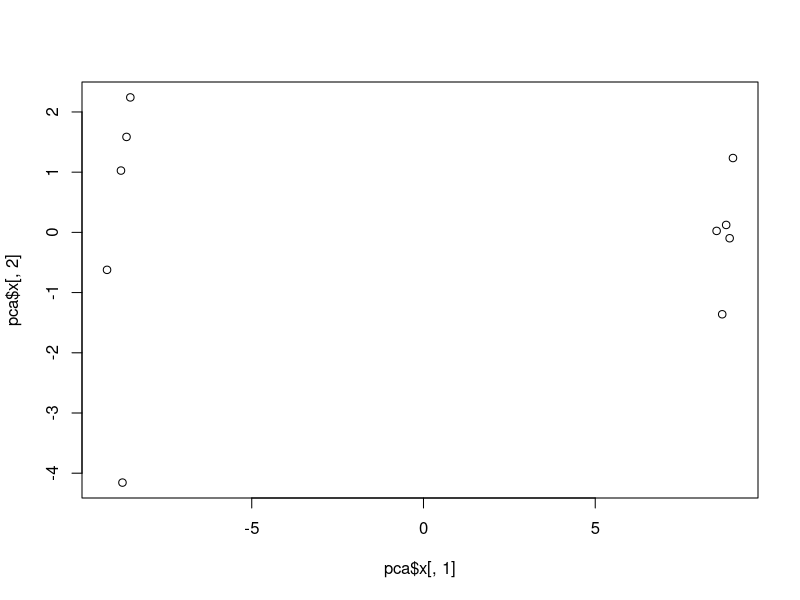
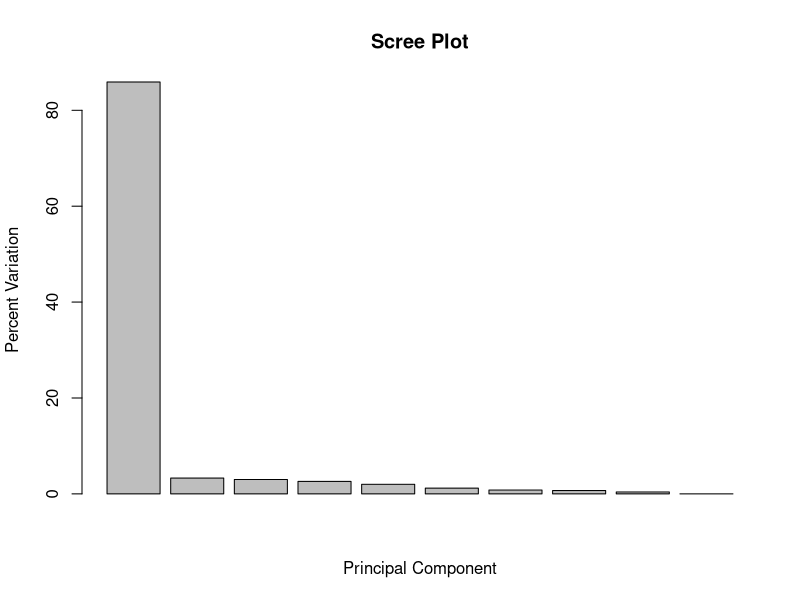
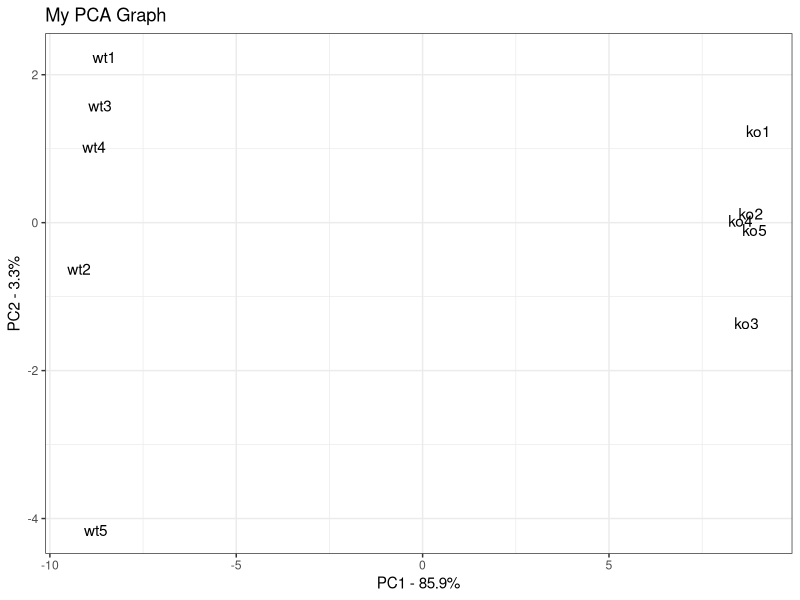
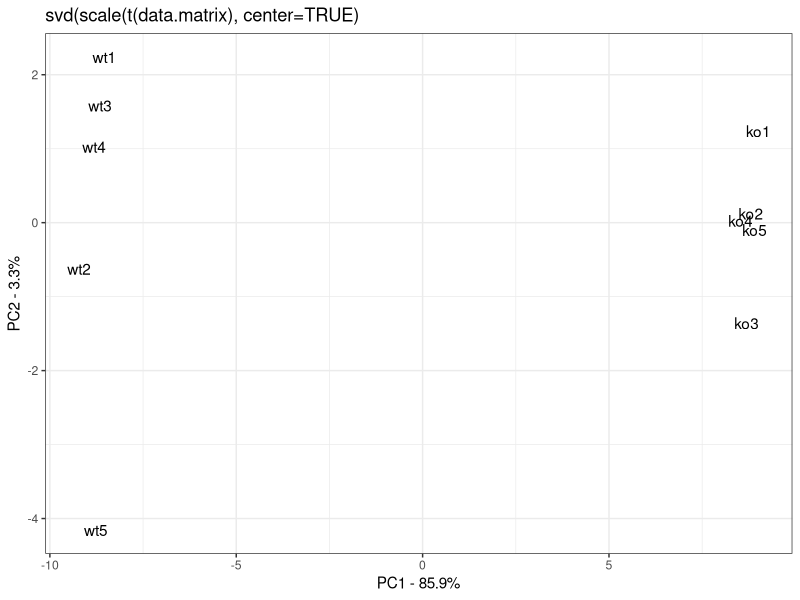
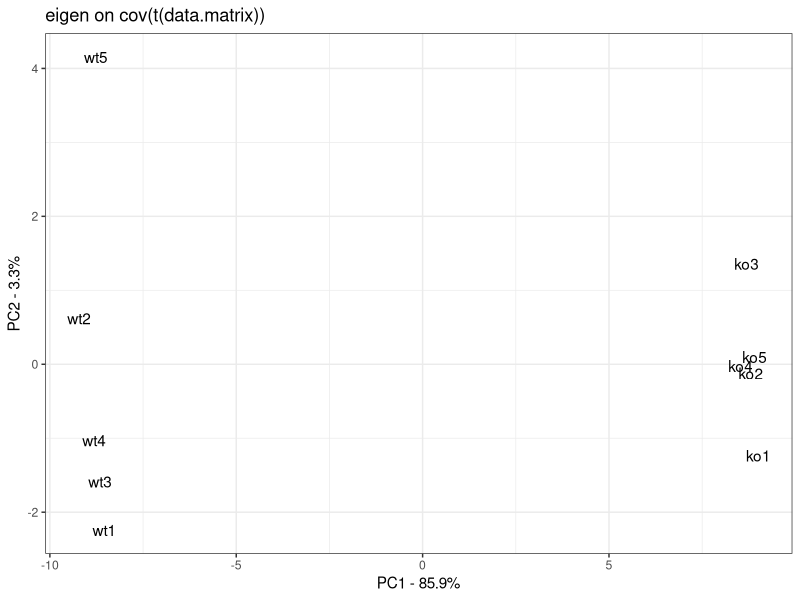

The R source for these figures, in order:
 
## In this example, the data is in a matrix called
## data.matrix
## columns are individual samples (i.e. cells)
## rows are measurements taken for all the samples (i.e. genes)
## Just for the sake of the example, here's some made up data...
data.matrix <- matrix(nrow=100, ncol=10)
colnames(data.matrix) <- c(
  paste("wt", 1:5, sep=""),
  paste("ko", 1:5, sep=""))
rownames(data.matrix) <- paste("gene", 1:100, sep="")
for (i in 1:100) {
  wt.values <- rpois(5, lambda=sample(x=10:1000, size=1))
  ko.values <- rpois(5, lambda=sample(x=10:1000, size=1))
  
  data.matrix[i,] <- c(wt.values, ko.values)
}
head(data.matrix)
dim(data.matrix)

pca <- prcomp(t(data.matrix), scale=TRUE) 

## plot pc1 and pc2
plot(pca$x[,1], pca$x[,2])

## make a scree plot
pca.var <- pca$sdev^2
pca.var.per <- round(pca.var/sum(pca.var)*100, 1)

barplot(pca.var.per, main="Scree Plot", xlab="Principal Component", ylab="Percent Variation")

## now make a fancy looking plot that shows the PCs and the variation:
library(ggplot2)

pca.data <- data.frame(Sample=rownames(pca$x),
                       X=pca$x[,1],
                       Y=pca$x[,2])
pca.data

ggplot(data=pca.data, aes(x=X, y=Y, label=Sample)) +
  geom_text() +
  xlab(paste("PC1 - ", pca.var.per[1], "%", sep="")) +
  ylab(paste("PC2 - ", pca.var.per[2], "%", sep="")) +
  theme_bw() +
  ggtitle("My PCA Graph")

## get the name of the top 10 measurements (genes) that contribute
## most to pc1.
loading_scores <- pca$rotation[,1]
gene_scores <- abs(loading_scores) ## get the magnitudes
gene_score_ranked <- sort(gene_scores, decreasing=TRUE)
top_10_genes <- names(gene_score_ranked[1:10])

top_10_genes ## show the names of the top 10 genes

pca$rotation[top_10_genes,1] ## show the scores (and +/- sign)

#######
##
## NOTE: Everything that follow is just bonus stuff.
## It simply demonstrates how to get the same
## results using "svd()" (Singular Value Decomposition) or using "eigen()"
## (Eigen Decomposition).
##
##
#######

############################################
##
## Now let's do the same thing with svd()
##
## svd() returns three things
## v = the "rotation" that prcomp() returns, this is a matrix of eigenvectors
##     in other words, a matrix of loading scores
## u = this is similar to the "x" that prcomp() returns. In other words,
##     sum(the rotation * the original data), but compressed to the unit vector
##     You can spread it out by multiplying by "d"
## d = this is similar to the "sdev" value that prcomp() returns (and thus
##     related to the eigen values), but not
##     scaled by sample size in an unbiased way (ie. 1/(n-1)).
##     For prcomp(), sdev = sqrt(var) = sqrt(ss(fit)/(n-1))
##     For svd(), d = sqrt(ss(fit))
############################################

svd.stuff <- svd(scale(t(data.matrix), center=TRUE))

## calculate the PCs
svd.data <- data.frame(Sample=colnames(data.matrix),
                       X=(svd.stuff$u[,1] * svd.stuff$d[1]),
                       Y=(svd.stuff$u[,2] * svd.stuff$d[2]))
svd.data

## alternatively, we could compute the PCs with the eigen vectors and the
## original data
svd.pcs <- t(t(svd.stuff$v) %*% t(scale(t(data.matrix), center=TRUE)))
svd.pcs[,1:2] ## the first to principal components

svd.df <- ncol(data.matrix) - 1
svd.var <- svd.stuff$d^2 / svd.df
svd.var.per <- round(svd.var/sum(svd.var)*100, 1)

ggplot(data=svd.data, aes(x=X, y=Y, label=Sample)) +
  geom_text() +
  xlab(paste("PC1 - ", svd.var.per[1], "%", sep="")) +
  ylab(paste("PC2 - ", svd.var.per[2], "%", sep="")) +
  theme_bw() +
  ggtitle("svd(scale(t(data.matrix), center=TRUE)")

############################################
##
## Now let's do the same thing with eigen()
##
## eigen() returns two things...
## vectors = eigen vectors (vectors of loading scores)
##           NOTE: pcs = sum(loading scores * values for sample)
## values = eigen values
############################################
cov.mat <- cov(scale(t(data.matrix), center=TRUE))
dim(cov.mat)

## since the covariance matrix is symmetric, we can tell eigen() to just
## work on the lower triangle with "symmetric=TRUE"
eigen.stuff <- eigen(cov.mat, symmetric=TRUE)
dim(eigen.stuff$vectors)
head(eigen.stuff$vectors[,1:2])

eigen.pcs <- t(t(eigen.stuff$vectors) %*% t(scale(t(data.matrix), center=TRUE)))
eigen.pcs[,1:2]

eigen.data <- data.frame(Sample=rownames(eigen.pcs),
                         X=(-1 * eigen.pcs[,1]), ## eigen() flips the X-axis in this case, so we flip it back
                         Y=eigen.pcs[,2]) ## X axis will be PC1, Y axis will be PC2
eigen.data

eigen.var.per <- round(eigen.stuff$values/sum(eigen.stuff$values)*100, 1)

ggplot(data=eigen.data, aes(x=X, y=Y, label=Sample)) +
  geom_text() +
  xlab(paste("PC1 - ", eigen.var.per[1], "%", sep="")) +
  ylab(paste("PC2 - ", eigen.var.per[2], "%", sep="")) +
  theme_bw() +
  ggtitle("eigen on cov(t(data.matrix))")

